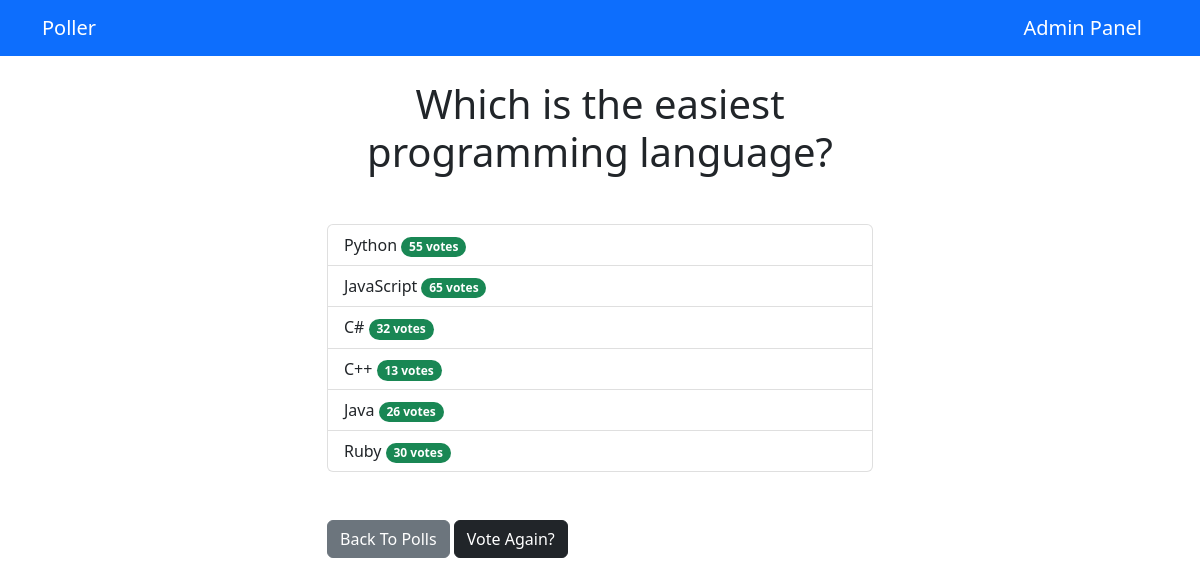
The app's page /polls/2/results/ with its own data.
### polls/models.py (models this page shows, shortened)
class Question(models.Model):
    q_text = models.CharField(max_length=200)
    published = models.DateTimeField('date published')

class Choices(models.Model):
    question = models.ForeignKey(Question, on_delete=models.CASCADE)
    choice = models.CharField(max_length=200)
    votes = models.IntegerField(default=0)

### polls/views.py (the view)
# urls.py: path('<int:question_id>/results/', views.results, name='results'),
def results(request, question_id):
    question = get_object_or_404(Question, pk=question_id)
    return render(request, 'polls/results.html', {'question': question})

### templates/polls/results.html
{% extends 'base.html' %}
{% block content %}
<h1 class="mb-5 text-center">{{ question.q_text }}</h1>
<ul class="list-group mb-5">
  {% for choices in question.choices_set.all %}
  <li class="list-group-item">
    {{ choices.choice }} <span class="badge rounded-pill text-bg-success">{{ choices.votes }} vote{{ choices.votes | pluralize }}</span>
  </li>
  {% endfor %}
</ul>
<a class="btn btn-secondary" href="{% url 'polls:index' %}">Back To Polls</a>
<a class="btn btn-dark" href="{% url 'polls:detail' question.id %}">Vote Again?</a>
{% endblock %}

### templates/base.html (shortened to what this page needs)
<!DOCTYPE html>
<html lang="en">
<head>
   <link href="https://cdn.jsdelivr.net/npm/bootstrap@5.2.3/dist/css/bootstrap.min.css" rel="stylesheet">
</head>
<body>
  {% include 'partials/_navbar.html' %}
  <div class ="container">
    <div class="row">
      <div class="col-md-6 m-auto">
        {% block content %}{% endblock %}
      </div>
    </div>
  </div>
</body>
</html>

### templates/partials/_navbar.html
<nav class="navbar navbar-dark bg-primary mb-4">
    <div class="container">
        <a class="navbar-brand" href="/">Poller</a>
        <a class="navbar-brand" href="/admin">Admin Panel</a>
    </div>
</nav>

### records on screen
Question: q_text "Which is the easiest programming language?"
Choices: choice "Python", votes "55", votes|pluralize "s"
Choices: choice "JavaScript", votes "65", votes|pluralize "s"
Choices: choice "C#", votes "32", votes|pluralize "s"
Choices: choice "C++", votes "13", votes|pluralize "s"
Choices: choice "Java", votes "26", votes|pluralize "s"
Choices: choice "Ruby", votes "30", votes|pluralize "s"
